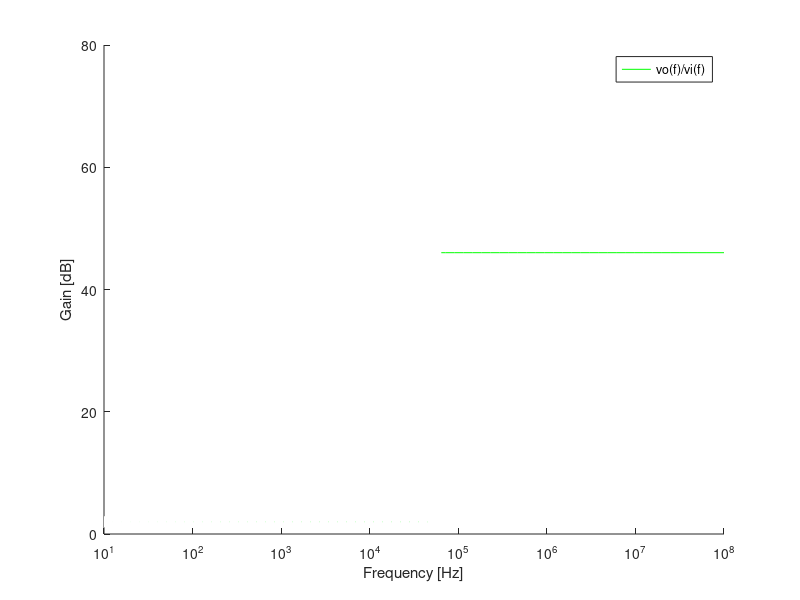

Source code (MATLAB):
%gain stage

VT=25e-3
BFN=178.7
VAFN=69.7
RE1=100
RC1=800
RB1=80000
RB2=18000
VBEON=0.7
VCC=12
RS=100

RB=1/(1/RB1+1/RB2)
VEQ=RB2/(RB1+RB2)*VCC
IB1=(VEQ-VBEON)/(RB+(1+BFN)*RE1)
IC1=BFN*IB1
IE1=(1+BFN)*IB1
VE1=RE1*IE1
VO1=VCC-RC1*IC1
VCE=VO1-VE1


gm1=IC1/VT
rpi1=BFN/gm1
ro1=VAFN/IC1

RSB=RB*RS/(RB+RS)

AV1 = RSB/RS * RC1*(RE1-gm1*rpi1*ro1)/((ro1+RC1+RE1)*(RSB+rpi1+RE1)+gm1*RE1*ro1*rpi1 - RE1^2)
AVI_DB = 20*log10(abs(AV1))
AV1simple = RB/(RB+RS) * gm1*RC1/(1+gm1*RE1)
AVIsimple_DB = 20*log10(abs(AV1simple))

RE1=0
AV1 = RSB/RS * RC1*(RE1-gm1*rpi1*ro1)/((ro1+RC1+RE1)*(RSB+rpi1+RE1)+gm1*RE1*ro1*rpi1 - RE1^2)
AVI_DB = 20*log10(abs(AV1))
AV1simple =  - RSB/RS * gm1*RC1/(1+gm1*RE1)
AVIsimple_DB = 20*log10(abs(AV1simple))

RE1=100
ZI1 = 1/(1/RB+1/(((ro1+RC1+RE1)*(rpi1+RE1)+gm1*RE1*ro1*rpi1 - RE1^2)/(ro1+RC1+RE1)))
ZX = ro1*((RSB+rpi1)*RE1/(RSB+rpi1+RE1))/(1/(1/ro1+1/(rpi1+RSB)+1/RE1+gm1*rpi1/(rpi1+RSB)))
ZX = ro1*(   1/RE1+1/(rpi1+RSB)+1/ro1+gm1*rpi1/(rpi1+RSB)  )/(   1/RE1+1/(rpi1+RSB) ) 
ZO1 = 1/(1/ZX+1/RC1)

RE1=0
ZI1 = 1/(1/RB+1/(((ro1+RC1+RE1)*(rpi1+RE1)+gm1*RE1*ro1*rpi1 - RE1^2)/(ro1+RC1+RE1)))
ZO1 = 1/(1/ro1+1/RC1)

%ouput stage
BFP = 227.3
VAFP = 37.2
RE2 = 750
VEBON = 0.7
VI2 = VO1
IE2 = (VCC-VEBON-VI2)/RE2
IC2 = BFP/(BFP+1)*IE2
VO2 = VCC - RE2*IE2

gm2 = IC2/VT
go2 = IC2/VAFP
gpi2 = gm2/BFP
ge2 = 1/RE2

AV2 = gm2/(gm2+gpi2+go2+ge2)
ZI2 = (gm2+gpi2+go2+ge2)/gpi2/(gpi2+go2+ge2)
ZO2 = 1/(gm2+gpi2+go2+ge2)


%total
gB = 1/(1/gpi2+ZO1)
AV = (gB+gm2/gpi2*gB)/(gB+ge2+go2+gm2/gpi2*gB)*AV1
AV_DB = 20*log10(abs(AV))
ZI=ZI1
ZO=1/(go2+gm2/gpi2*gB+ge2+gB)
%%%%%%%%%%%Lower Cut-Off Frequency%%%%%%%%%%%%%%%

CI=50e-6
CE=50e-6
CO=1e-6

f_low=1/(min([ZI1*CI,ZO2*CO,1/gm1*CE]))/2/pi()



%%%%%%%%%%%%%%Frequency Analysis Graph%%%%%%%%%%%

freq=logspace(1,8,70);

for o = 1:70

if(freq(o)>f_low)
y(o)=AV_DB
a(o)=50
else
y(o)=2
a(o)=2
endif

endfor


ht=figure ();
hold on;

semilogx(freq,y,"g", freq, a, "w", 'Linewidth', 8);

xlim([0,1e8]);
ylim([0,80]);
xlabel ("Frequency [Hz]");
ylabel ("Gain [dB]");
legend("vo(f)/vi(f)");
print (ht, "gain.eps", "-depsc");
hold off;

%%%%%%%%%%%%%%End of Frequency Analysis Graph%%%%





%%%%%%%%Theoretical Analysis Tables%%%%%%%%%%%%%%
%%%%%%%%Gain Stage table%%%%%%%%%%%%%%%%%%%%%%%%%

file1=fopen('gain_stage_values.tex', 'w');
fprintf(file1,'\n Voltage Gain     &  %f   \\\\ \\hline', AV1);
fprintf(file1,'\n Input Impedance  &  %f   \\\\ \\hline', ZI1);
fprintf(file1,'\n Output Impedance &  %f   \\\\ \\hline', ZO1);
fclose(file1)


%%%%%%%%Output Stage Table%%%%%%%%%%%%%%%%%%%%%%%

file2=fopen('output_stage_values.tex', 'w');
fprintf(file2,'\n Voltage Gain     &  %f   \\\\ \\hline', AV2);
fprintf(file2,'\n Input Impedance  &  %f   \\\\ \\hline', ZI2);
fprintf(file2,'\n Output Impedance &  %f   \\\\ \\hline', ZO2);
fclose(file2)

%%%%%%%End of Stage Tables %%%%%%%%%%%%%%%%%%%%%%

%%%%%%%Merit Figure%%%%%%%%%%%%%%%%%%%%%%%%%%%%%%

c_resistors=(RS+RE1+RC1+RB1+RB2+RE2+8)*0.001
c_capacitors=(CI+CE+CO)*1e6
c_transistors=0.2

cost=c_resistors+c_capacitors+c_transistors

voltage_gain=10^(37.93/20)

merit=(2.180e6*voltage_gain)/(cost*(1.005e4))

file3=fopen('merit.tex', 'w');
fprintf(file3,"Merit Figure & %f \\\\ \\hline", merit);     
fclose(file3)




